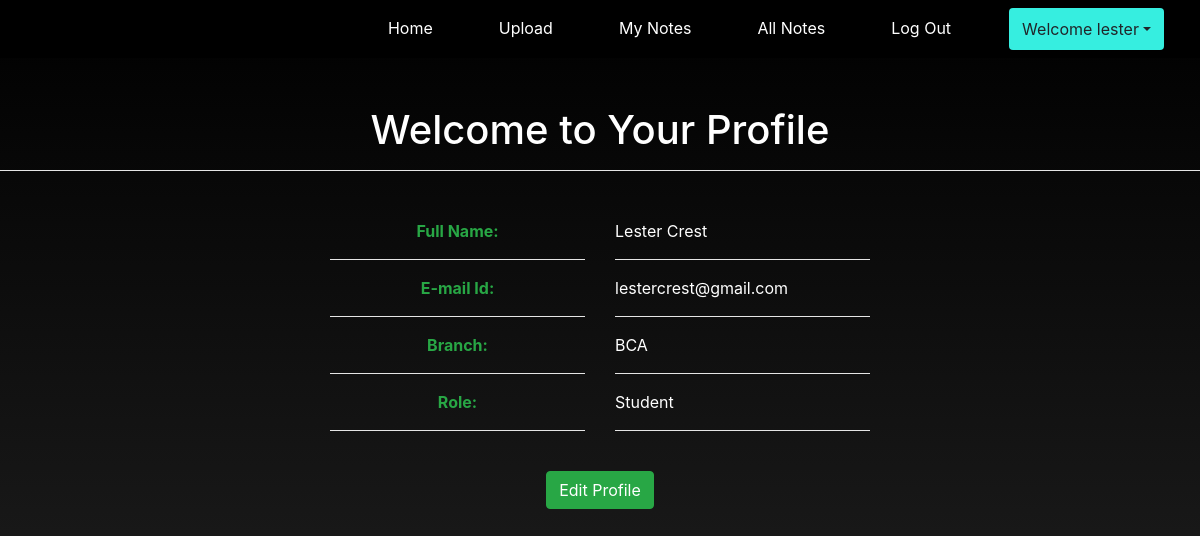
The page /profileinfo (signed in) on the database its author committed.
### notes/models.py (models this page shows, shortened)
class Signup(models.Model):
    user = models.ForeignKey(User,on_delete=models.CASCADE)
    branch = models.CharField(max_length=13)
    role = models.CharField(max_length=15)

### notes/views.py (the view)
# urls.py: path('profileinfo',profileinfo,name='profileinfo'),
def profileinfo(request):
    if not request.user.is_authenticated:
        return redirect('login')
    user = User.objects.get(id=request.user.id)
    data = Signup.objects.get(user=user)
    d = {'data': data, 'user': user}
    return render(request, 'profileinfo.html', d)

### notes/templates/profileinfo.html (shortened to what this page needs)
{% extends 'usernavigation.html'%}
{% block body %}
{% load static %}
    <div style="animation: transitionIn 0.75s;">
<h1 class="text-white text-center pt-5">Welcome to Your Profile</h1>
<hr style="background-color:white">
<div class="container mt-5">
    <div class="row">
        <div class="col-md-3">
        </div>
        <div class="col-md-3 text-success"style= "text-align:center">
            <b>Full Name:</b><br>
            <hr style="background-color:white">
        </div>
        <div class="col-md-3 text-white" style="text-transform: capitalize;">
            {{data.user.first_name}} {{data.user.last_name}}
            <hr style="background-color:white">
        </div>
        <div class="col-md-3">
        </div>
        <div class="col-md-3">
        </div>
        <div class="col-md-3 text-success"style= "text-align:center">
            <b>E-mail Id:</b><br>
            <hr style="background-color:white">
        </div>
        <div class="col-md-3 text-white">
            {{data.user.username}}
            <hr style="background-color:white">
        </div>
        <div class="col-md-3">
        </div>
        <div class="col-md-3">
        </div>
        <div class="col-md-3 text-success"style= "text-align:center">
            <b>Branch:</b><br>
            <hr style="background-color:white">
        </div>
        <div class="col-md-3 text-white">
            {{data.branch}}
            <hr style="background-color:white">
        </div>
        <div class="col-md-3">
        </div>
        <div class="col-md-3">
        </div>
        <div class="col-md-3 text-success"style= "text-align:center">
            <b>Role:</b><br>
            <hr style="background-color:white">
        </div>
        <div class="col-md-3 text-white">
            {{data.role}}
            <hr style="background-color:white">
        </div>
        </div>
        <div class="text-center">
            <br>
        <a href="{%url 'edit_profile'%}" class="btn btn-success">Edit Profile</a>
        </div>
        </div>
    </div>
{% endblock %}

### notes/templates/usernavigation.html (shortened to what this page needs)
<html lang="en">
<head>
    {% load static %}
    <link rel="stylesheet" href="https://maxcdn.bootstrapcdn.com/bootstrap/4.3.1/css/bootstrap.min.css">
    <link rel="stylesheet" href="https://use.fontawesome.com/releases/v5.6.3/css/all.css">
    <link rel="stylesheet" href="{% static 'css/mystyle.css'%}">
</head>
<body>
    <nav class="navbar navbar-expand-sm justify-content-end" style="background-color: rgb(0, 0, 0)">
        <ul class="navbar-nav">
                <li class="navbar-item">
                    <a class="nav-link" style="margin-right: 50px;" href="{%url 'profile'%}">Home</a>
                </li>
                <li class="navbar-item">
                    <a class="nav-link" style="margin-right: 50px;" href="{%url 'upload_notes'%}">Upload</a>
                </li>
                <li class="navbar-item">
                    <a class="nav-link" style="margin-right: 50px;" href="{%url 'view_mynotes'%}">My&nbspNotes</a>
                </li>
                <li class="navbar-item">
                    <a class="nav-link" style="margin-right: 50px;" href="{%url 'accepted_user'%}">All&nbspNotes</a>
                </li>
                <li class="navbar-item">
                    <a class="nav-link" style="margin-right: 50px;" href="{%url 'logout'%}">Log&nbspOut</a>
                </li>
                <div class="btn-group text-center">
                    <button type="button" class="btn dropdown-toggle" style="margin-right: 20px; background-color: #36EEE0;" data-toggle="dropdown">Welcome
                        {{request.user.first_name}}</button>
        </ul>
    </nav>
</body>
</html>
{% block body %}
{% endblock %}

### notes/static/css/mystyle.css (style rules this page uses)
.nav-link { color:white }
body { background-image: linear-gradient( rgb(0, 0, 0) , rgb(36, 36, 36)); }

### notes/templates/usernavigation.html (style rules this page uses)
.nav-link { color: white }

### rows shown on the page
Signup: user.first_name "Lester", user.last_name "Crest", user.username "lestercrest@gmail.com", branch "BCA", role "Student"

### other values the page prints
{{ request.user.first_name }} "lester"
